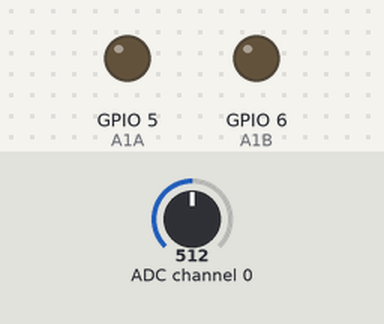
Bench run of a program on a simulated Raspberry Pi (BCM pin numbers). Shown: output pins drawn as LEDs (lit = HIGH). Inputs (shaded band) come from the test bench; at power-on: ADC channel 0 = 512 (analog values on the 0–1023 scale).

Above: at 1.2 s.
1.3 s: ADC channel 0 set to 814
2.8 s: ADC channel 0 set to 846
At 3.7 s:
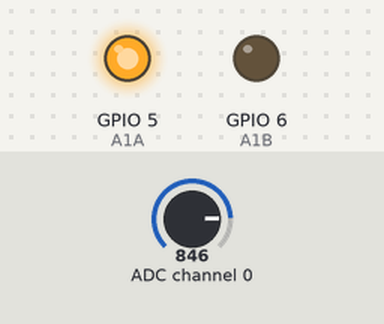
4.5 s: ADC channel 0 set to 716
At 4.8 s:
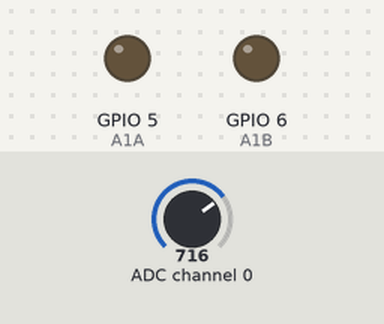
6.0 s: ADC channel 0 set to 900
At 7.2 s:
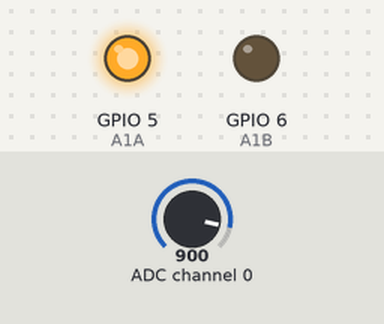
Timing chart, 0 to 8.5 s (numbered marks = the images above; inputs shaded):
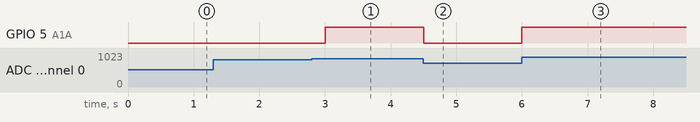

The program:

water_soil_2.py
```python
import RPi.GPIO as GPIO
import time
import spidev

# Motor Drive 92 PIN
A1A = 5
A1B = 6

# 습도 임계치(%)
HUM_THRESHOLD = 20

# 센서를 물에 담갔을 때의 토양습도센서 출력 값
HUM_MAX = 0

# 모터 드라이버 초기 설정
GPIO.setwarnings(False)
GPIO.setmode(GPIO.BCM)
GPIO.setup(A1A, GPIO.OUT)
GPIO.output(A1A, GPIO.LOW)
GPIO.setup(A1B, GPIO.OUT)
GPIO.output(A1B, GPIO.LOW)

spi = spidev.SpiDev()
spi.open(0, 0)
spi.max_speed_hz = 500000

# ADC 값을 가져오는 함수
def read_spi_adc(adcChannel):
    adcValue = 0
    buff = spi.xfer2([1, (8 + adcChannel) << 4, 0])
    adcValue = ((buff[1] & 3) << 8) + buff[2]
    return adcValue

# 센서 값을 백분율로 변환하기 위한 map 함수
def map(value, min_adc, max_adc, min_hum, max_hum):
    adc_range = max_adc - min_adc
    hum_range = max_hum - min_hum
    scale_factor = float(adc_range) / float(hum_range)
    return min_hum + ((value - min_adc) / scale_factor)

try:
    adcChannel = 0
    while True:
        adcValue = read_spi_adc(adcChannel)
        # 가져온 데이터를 % 단위로 변환. 습도가 높을수록 낮은 값을 반환하므로
        # 100에서 빼주어 습도가 높을 수록 백분율이 높아지도록 계산
        hum = 100 - int(map(adcValue, HUM_MAX, 1023, 0, 100))
        if hum < HUM_THRESHOLD: # 임계치보다 수분값이 작으면
            GPIO.output(A1A, GPIO.HIGH) # 워터펌프 가동
            GPIO.output(A1B, GPIO.LOW)
        else:
            GPIO.output(A1A, GPIO.LOW)
            GPIO.output(A1B, GPIO.LOW)
        time.sleep(0.5)
finally:
    GPIO.cleanup()
    spi.close()
```

Measured:
- the behaviour switches between 828 and 829 on ADC channel 0 (found by bisection; images 0 and 1)
- after the input at 1.3 s, every drawn part: stays the same
- after the input at 2.8 s, GPIO 5 (A1A): LOW → HIGH after 0.20 s
- after the input at 4.5 s, GPIO 5 (A1A): HIGH → LOW at once
- after the input at 6.0 s, GPIO 5 (A1A): LOW → HIGH at once
